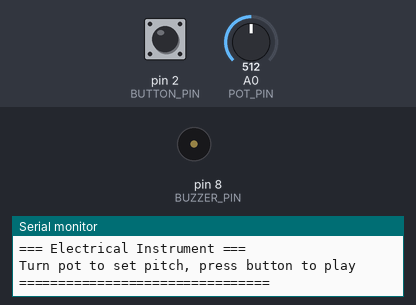
The sketch below on a simulated Arduino Uno, built with avr-gcc and run on an emulated ATmega328P. Parts: buzzer (waves = sounding), the last lines printed to the serial monitor. The test bench sets the inputs (shaded band); at power-on: pin 2 (BUTTON_PIN) HIGH, A0 (POT_PIN) = 512.

Above: at 1.2 s.
1.3 s: pin 2 (BUTTON_PIN) pulled LOW for 0.15 s
At 1.37 s:
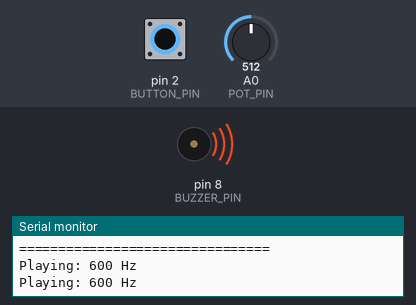
2.9 s: pin 2 (BUTTON_PIN) pulled LOW for 3.2 s
At 6.8 s:
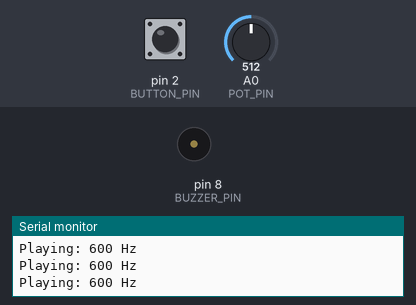
Timing chart, 0 to 8.3 s (numbered marks = the images above; inputs shaded):
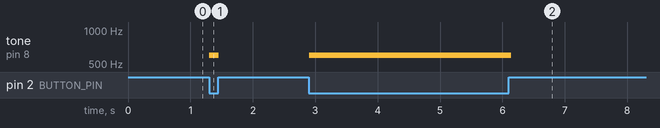

Measured:
- after the input at 1.3 s, tone on pin 8 (BUZZER_PIN): silent → 600 Hz at once, → silent 0.15 s later
- after the input at 2.9 s, tone on pin 8 (BUZZER_PIN): silent → 600 Hz at once, → silent 3.2 s later

The sketch:

electrical_instrument.ino
```cpp
/*
 * Electrical Instrument — Piezo Buzzer Tone Generator
 *
 * Uses a piezo buzzer to play musical notes controlled by a
 * potentiometer (pitch) and a button (trigger). Turn the knob
 * to set the pitch, press the button to play the note.
 *
 * Circuit:
 *   - Piezo buzzer → pin 8 → GND
 *   - Potentiometer → A0, 5V, GND
 *   - Button → pin 2 → GND (pull-up)
 *
 * Tinkercad: https://www.tinkercad.com/things/jnipdWI9AKa-electrialinstrument
 */

const int BUZZER_PIN  = 8;
const int POT_PIN     = A0;
const int BUTTON_PIN  = 2;

// Musical note frequencies (Hz)
const int NOTES[] = {
  262, 294, 330, 349, 392, 440, 494, 523  // C4 to C5
};
const int NUM_NOTES = sizeof(NOTES) / sizeof(NOTES[0]);

void setup() {
  pinMode(BUZZER_PIN, OUTPUT);
  pinMode(BUTTON_PIN, INPUT_PULLUP);
  Serial.begin(9600);

  Serial.println("=== Electrical Instrument ===");
  Serial.println("Turn pot to set pitch, press button to play");
  Serial.println("================================");
}

void loop() {
  int potValue = analogRead(POT_PIN);  // 0–1023

  // Map pot to frequency range (200Hz — 1000Hz)
  int frequency = map(potValue, 0, 1023, 200, 1000);

  // Check button
  if (digitalRead(BUTTON_PIN) == LOW) {
    tone(BUZZER_PIN, frequency);

    Serial.print("Playing: ");
    Serial.print(frequency);
    Serial.println(" Hz");
  } else {
    noTone(BUZZER_PIN);
  }

  delay(50);  // debounce
}
```
